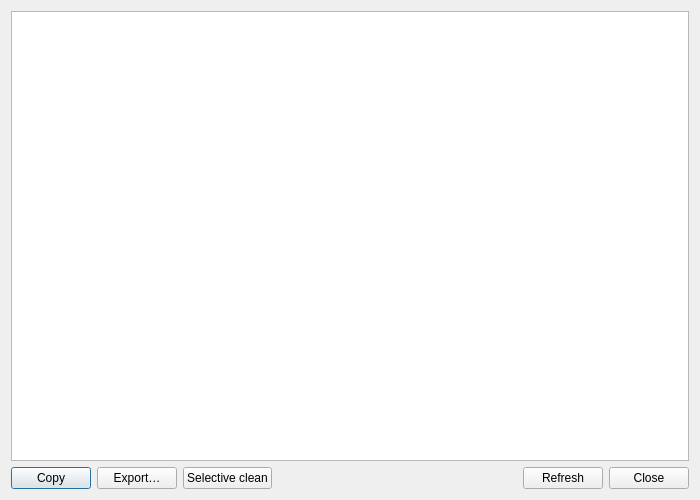
<?xml version="1.0" encoding="UTF-8"?>
<ui version="4.0">
 <class>MetadataWindow</class>
 <widget class="QDialog" name="MetadataWindow">
  <property name="geometry">
   <rect>
    <x>0</x>
    <y>0</y>
    <width>700</width>
    <height>500</height>
   </rect>
  </property>
  <property name="minimumSize">
   <size>
    <width>700</width>
    <height>500</height>
   </size>
  </property>
  <property name="windowTitle">
   <string>Full Metadata View</string>
  </property>
  <layout class="QVBoxLayout" name="verticalLayout">
   <item>
    <widget class="QTextEdit" name="textMetadata">
     <property name="font">
      <font>
       <family>Consolas</family>
       <pointsize>10</pointsize>
      </font>
     </property>
     <property name="lineWrapMode">
      <enum>QTextEdit::LineWrapMode::NoWrap</enum>
     </property>
     <property name="readOnly">
      <bool>true</bool>
     </property>
    </widget>
   </item>
   <item>
    <layout class="QHBoxLayout" name="buttonsLayout">
     <item>
      <widget class="QPushButton" name="btnCopy">
       <property name="text">
        <string>Copy</string>
       </property>
      </widget>
     </item>
     <item>
      <widget class="QPushButton" name="btnExport">
       <property name="text">
        <string>Export…</string>
       </property>
      </widget>
     </item>
     <item>
      <widget class="QPushButton" name="btnSelectiveClean">
       <property name="text">
        <string>Selective clean</string>
       </property>
      </widget>
     </item>
     <item>
      <spacer name="horizontalSpacer">
       <property name="orientation">
        <enum>Qt::Orientation::Horizontal</enum>
       </property>
       <property name="sizeHint" stdset="0">
        <size>
         <width>40</width>
         <height>20</height>
        </size>
       </property>
      </spacer>
     </item>
     <item>
      <widget class="QPushButton" name="btnRefresh">
       <property name="text">
        <string>Refresh</string>
       </property>
      </widget>
     </item>
     <item>
      <widget class="QPushButton" name="btnClose">
       <property name="text">
        <string>Close</string>
       </property>
      </widget>
     </item>
    </layout>
   </item>
  </layout>
 </widget>
 <resources/>
 <connections/>
</ui>
